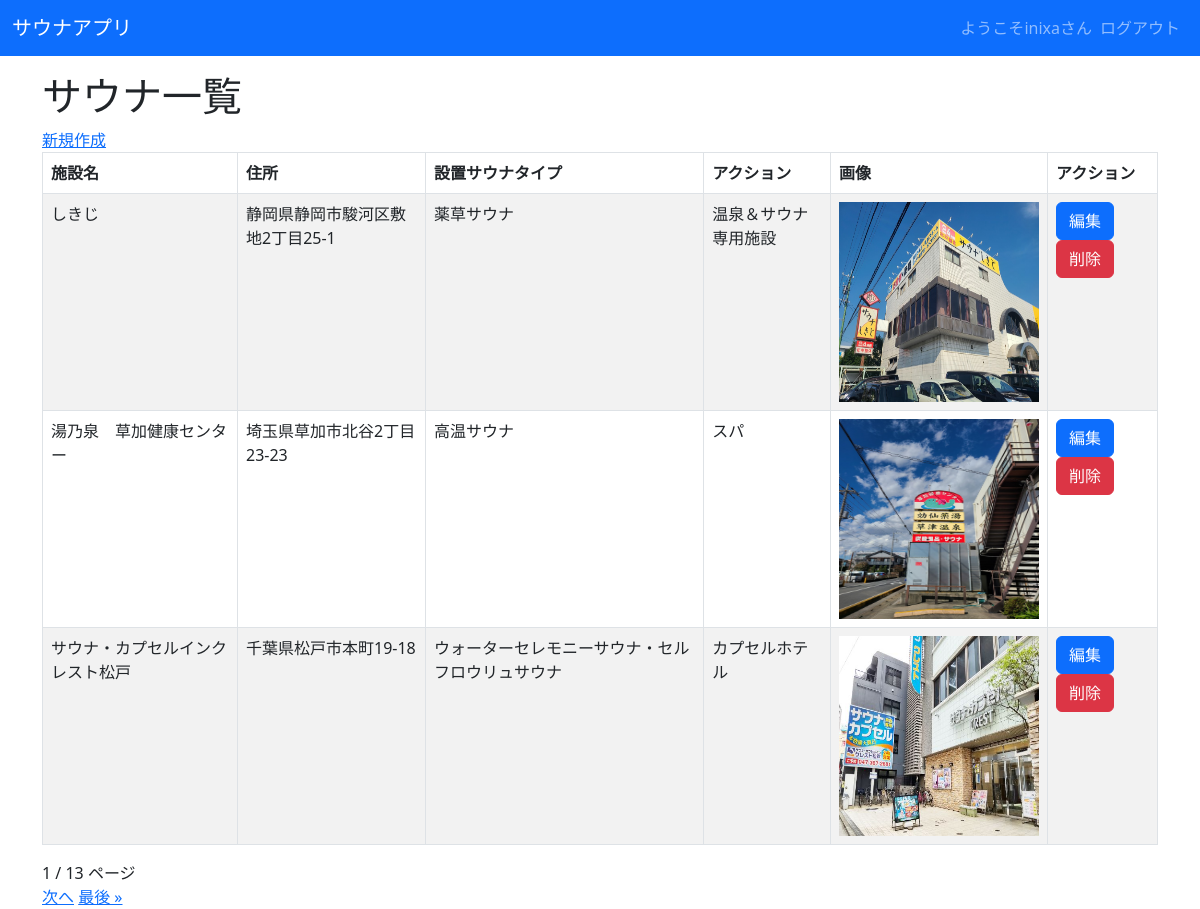
Screenshot of /crud/ (signed in) with the database file from the repository.
### crud/models.py (models this page shows, shortened)
class Product(models.Model):
    name = models.CharField(max_length=200)
    place = models.CharField(max_length=200)
    sauna = models.CharField(max_length=200)
    category = models.ForeignKey(Category, on_delete=models.CASCADE)
    img = models.ImageField(blank=True, default='noImage.png')

class Category(models.Model):
    name = models.CharField(max_length=200)
    def __str__(self):
        return self.name

### crud/views.py (the view)
# urls.py: path('crud/', views.ProductListView.as_view(), name="list"),
class ProductListView(LoginRequiredMixin, ListView):
    model = Product
    paginate_by = 3

### crud/templates/crud/product_list.html (shortened to what this page needs)
{% extends "base.html" %}
  {% block content %}
    <h1>サウナ一覧</h1>
    <a href="{% url 'new' %}">新規作成</a>
    <table class="table table-striped table-hover table-bordered">
      <thead>
        <tr>
          <th>施設名</th>
          <th>住所</th>
          <th>設置サウナタイプ</th>
          <th>アクション</th>
          <th>画像</th>
          <th>アクション</th>
        </tr>
      </thead>
      {% for product in object_list %}
      <tr>
        <td>{{product.name}}</td>
        <td>{{product.place}}</td>
        <td>{{product.sauna}}</td>
        <td>{{product.category}}</td>
        <td><img src="{{ product.img.url }}" style="width:200px; height: 200px;"></td>
        <td><button class="btn btn-primary" onclick="location.href='{% url 'edit' pk=product.pk %}'">編集</button>
            <button class="btn btn-danger" onclick="location.href='{% url 'delete' pk=product.pk %}'">削除</button>
        </td>
      </tr>
      {% endfor %}
    </table>
    {{ page_obj.number }} / {{ page_obj.paginator.num_pages }} ページ<br>
    {% if page_obj.has_next %}
    <a href="?page={{ page_obj.next_page_number }}">次へ</a>
    <a href="?page={{ page_obj.paginator.num_pages }}">最後 &raquo;</a>
    {% endif %}
  {% endblock %}

### crud/templates/base.html (shortened to what this page needs)
<!DOCTYPE html>
{% load static %}
<html lang="ja">
  <head>
    <link href="https://cdn.jsdelivr.net/npm/bootstrap@5.3.0-alpha3/dist/css/bootstrap.min.css" rel="stylesheet">
  </head>
  <body>
    <nav class="navbar navbar-expand-lg navbar-dark bg-primary" style="margin-bottom: 1rem;">
    <div class="container-fluid">
      <a class="navbar-brand" href="{% url 'list' %}">サウナアプリ</a>
      <div class="collapse navbar-collapse" id="navbarNav">
        <ul class="navbar-nav ms-auto">
          {% if request.user.is_authenticated %}
          <span class="navbar-text">
            ようこそ{{ user.get_username}}さん
          </span>
          <li class="nav-item">
            <a class="nav-link" href="{% url 'logout' %}">ログアウト</a>
          </li>
          {% else %}
          <li class="nav-item">
            <a class="nav-link" href="{% url 'login' %}">ログイン</a>
          </li>
          {% endif %}
        </ul>
      </div>
    </div>
    </nav>
    <div class="container">
      {% block content %} {% endblock %}
    </div>
    </body>
</html>

### rows the page displays
Product: name "しきじ", place "静岡県静岡市駿河区敷地2丁目25-1", sauna "薬草サウナ", category "温泉＆サウナ専用施設", img (picture)
Product: name "湯乃泉 草加健康センター", place "埼玉県草加市北谷2丁目23-23", sauna "高温サウナ", category "スパ", img (picture)
Product: name "サウナ・カプセルインクレスト松戸", place "千葉県松戸市本町19-18", sauna "ウォーターセレモニーサウナ・セルフロウリュサウナ", category "カプセルホテル", img (picture)

### other values shown
{{ user.get_username }} "inixa"
{{ page_obj.number }} "1"
{{ page_obj.paginator.num_pages }} "13"
